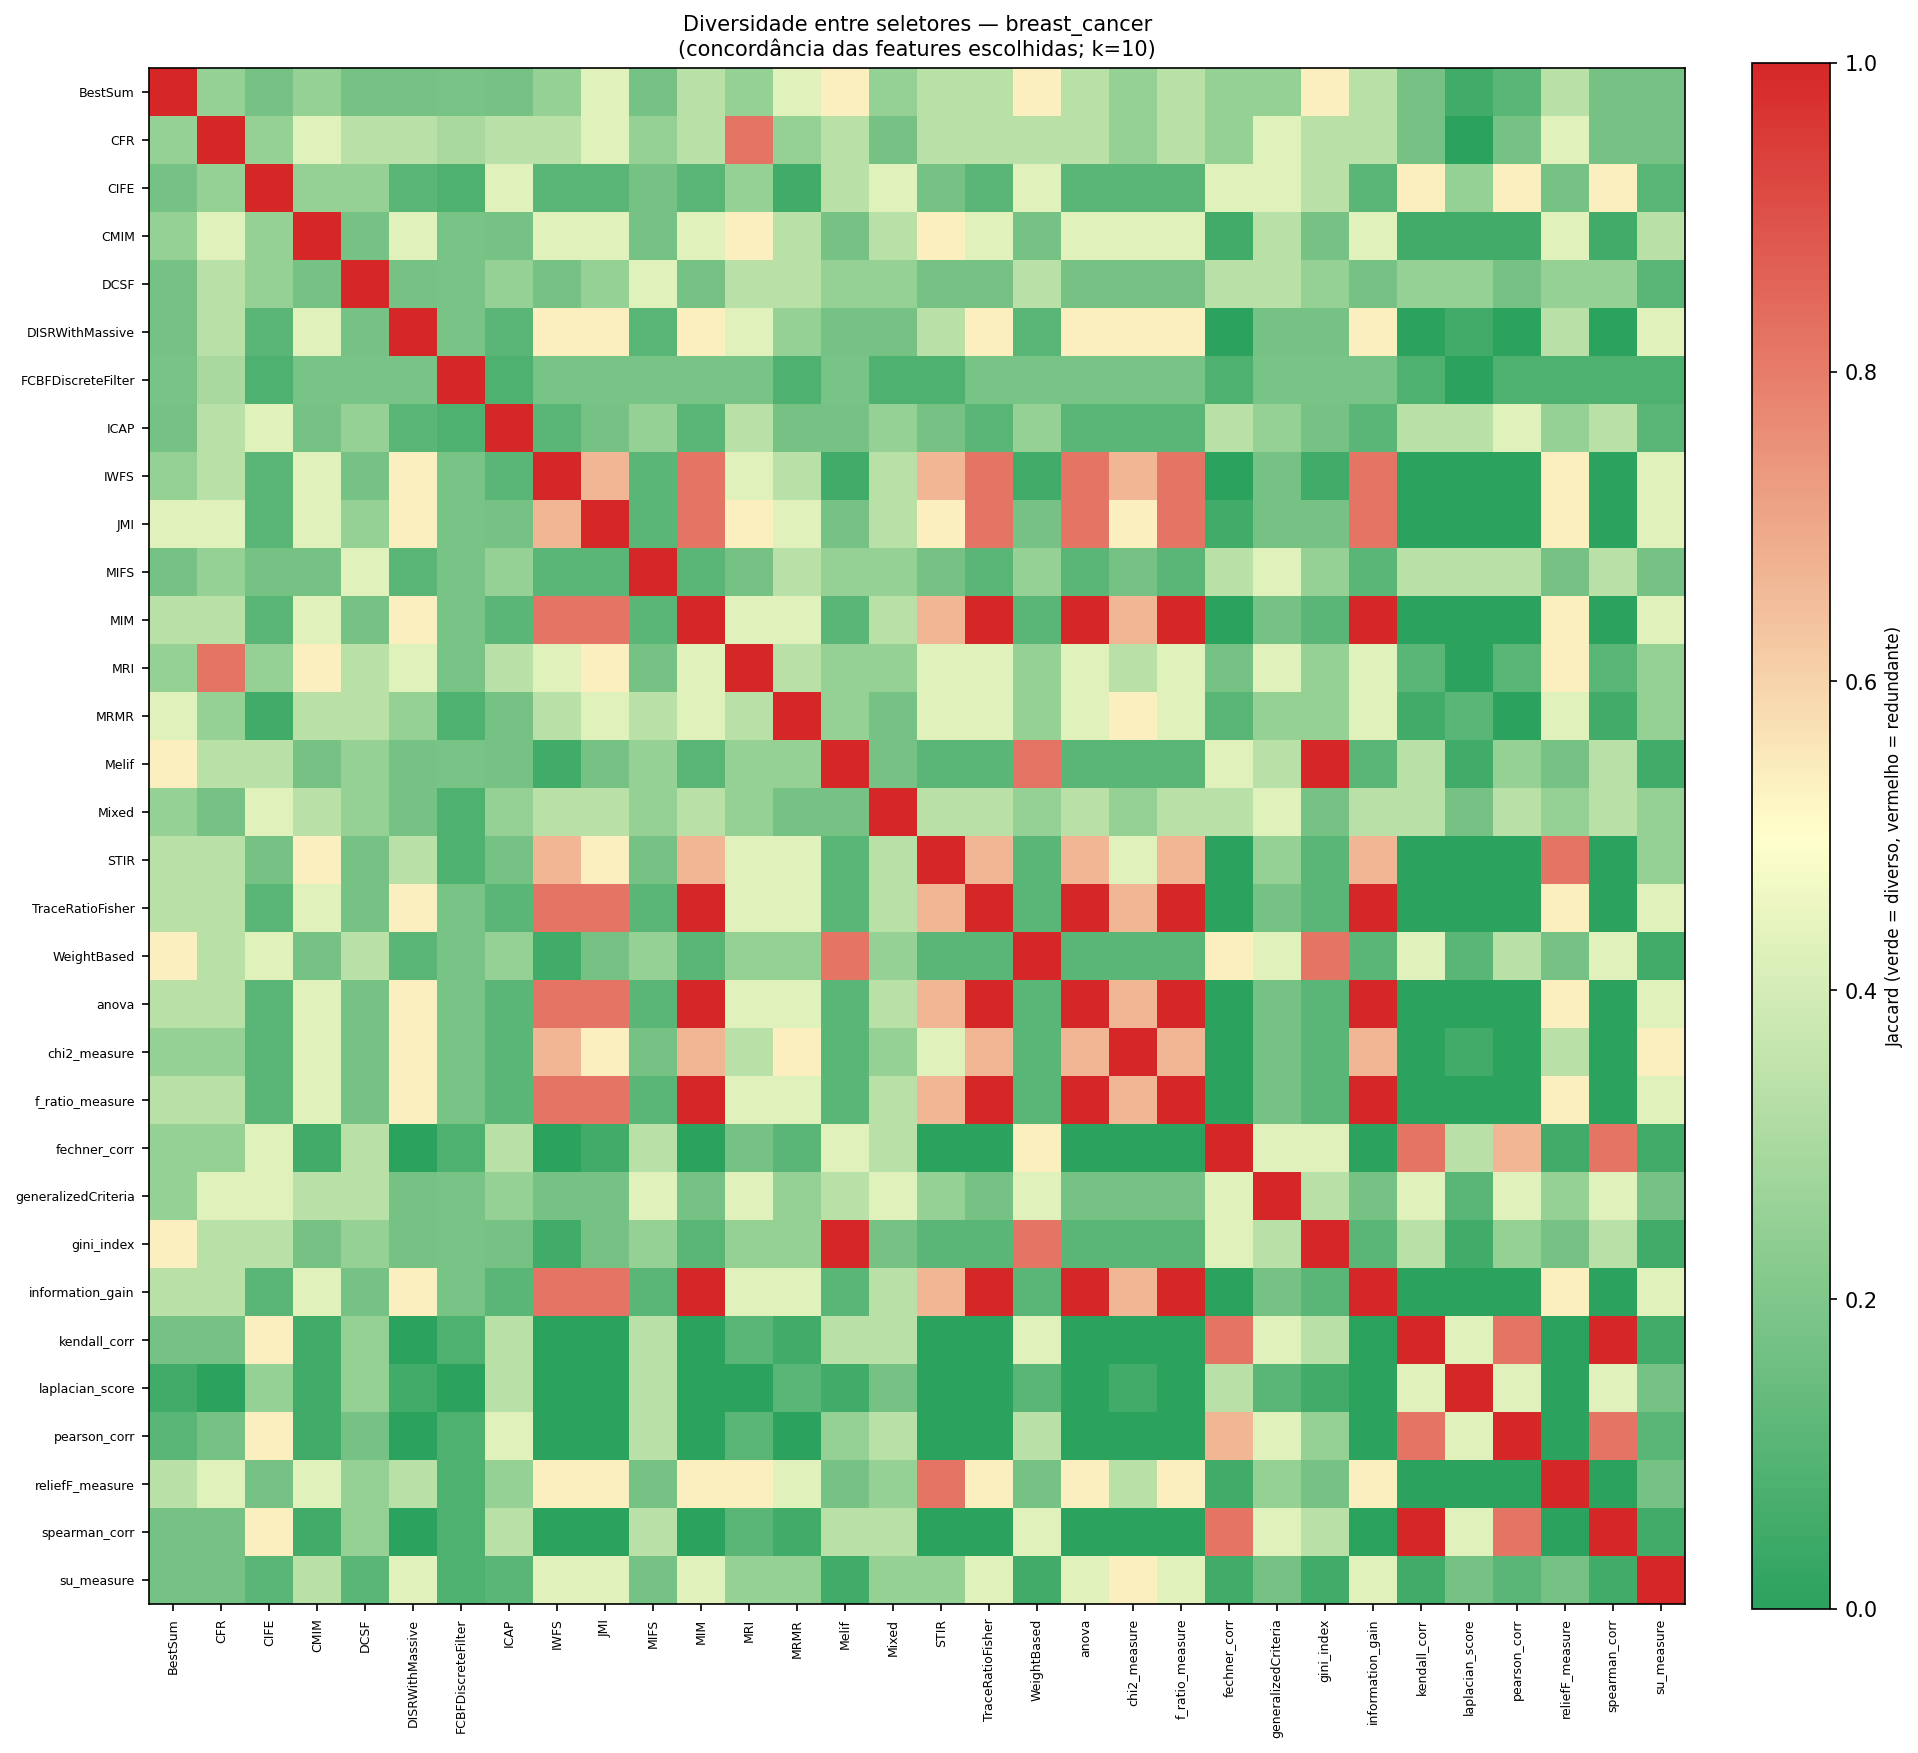

Python code for this plot:
"""Diversidade entre seletores do itmofs-lab.

Para escolher as bases de um ensemble (EFS), queremos seletores COMPLEMENTARES:
que acertem features diferentes, não os mesmos. Este script ajusta cada método
UMA vez no treino (o teste nunca entra), pega o conjunto de features escolhido, e
mede a concordância (Jaccard) entre CADA PAR de métodos.

  - Jaccard alto  -> métodos redundantes (escolhem quase as mesmas features)
  - Jaccard baixo -> métodos diversos    -> bons candidatos a formar par no ensemble

Saídas: diversidade.csv (matriz), diversidade.png (heatmap) e
        diversidade_pares.csv (pares mais diversos e mais redundantes).

Uso:
    python diversidade.py [--dataset breast_cancer] [--completo]
"""

from __future__ import annotations

import argparse
import csv
import itertools
import warnings

warnings.filterwarnings("ignore")

import numpy as np
import matplotlib
matplotlib.use("Agg")
import matplotlib.pyplot as plt  # noqa: E402
from matplotlib.colors import LinearSegmentedColormap  # noqa: E402

import itmofs_lab as fs  # noqa: E402
import benchmark as bench  # noqa: E402


def coletar(dataset, completo):
    from sklearn.model_selection import train_test_split
    X, y = bench.carregar(dataset)
    X, y = np.asarray(X, float), np.asarray(y)
    p = X.shape[1]
    kval = min(bench.K, p - 1)
    Xtr, _, ytr, _ = train_test_split(X, y, test_size=0.3, stratify=y, random_state=42)

    metodos = bench.metodos_executaveis(rapido=not completo, completo=completo)
    selecoes = {}
    for nome in metodos:
        s = fs.spec(nome)
        try:
            Xa, _, _ = bench.preprocessa(s, Xtr, Xtr)
            m = fs.get(nome, **bench.kwargs_de(nome, kval)).fit(Xa, ytr)
            selecoes[nome] = set(int(i) for i in m.selected_)
        except Exception:
            pass
    return selecoes, kval, p


def jaccard(A, B):
    u = len(A | B)
    return len(A & B) / u if u else 1.0


def main():
    ap = argparse.ArgumentParser(description="Diversidade entre seletores (EFS).")
    ap.add_argument("--dataset", default="breast_cancer")
    ap.add_argument("--completo", action="store_true")
    args = ap.parse_args()

    selecoes, kval, p = coletar(args.dataset, args.completo)
    nomes = sorted(selecoes)
    n = len(nomes)
    print(f"itmofs-lab {fs.__version__} | dataset={args.dataset} | "
          f"{n} métodos | k={kval} | p={p}")

    # matriz de Jaccard
    M = np.zeros((n, n))
    for i, j in itertools.product(range(n), range(n)):
        M[i, j] = jaccard(selecoes[nomes[i]], selecoes[nomes[j]])

    # CSV da matriz
    with open("diversidade.csv", "w", newline="", encoding="utf-8") as fh:
        w = csv.writer(fh)
        w.writerow(["metodo"] + nomes)
        for i, nome in enumerate(nomes):
            w.writerow([nome] + [f"{M[i, j]:.3f}" for j in range(n)])

    # pares mais diversos e mais redundantes
    pares = []
    for i, j in itertools.combinations(range(n), 2):
        pares.append((nomes[i], nomes[j], M[i, j]))
    pares.sort(key=lambda t: t[2])
    with open("diversidade_pares.csv", "w", newline="", encoding="utf-8") as fh:
        w = csv.writer(fh)
        w.writerow(["metodo_a", "metodo_b", "jaccard", "grupo"])
        for a, b, v in pares[:15]:
            w.writerow([a, b, f"{v:.3f}", "mais_diversos"])
        for a, b, v in pares[-15:][::-1]:
            w.writerow([a, b, f"{v:.3f}", "mais_redundantes"])

    print("\nPares MAIS DIVERSOS (bons para o ensemble):")
    for a, b, v in pares[:8]:
        print(f"  {a} + {b}   Jaccard={v:.2f}")
    print("\nPares MAIS REDUNDANTES (evitar juntos):")
    for a, b, v in pares[-6:][::-1]:
        print(f"  {a} + {b}   Jaccard={v:.2f}")

    # heatmap
    pal = LinearSegmentedColormap.from_list("jac", ["#2ca25f", "#ffffcc", "#d62728"])
    fig, ax = plt.subplots(figsize=(0.34 * n + 2, 0.34 * n + 2))
    im = ax.imshow(M, cmap=pal, vmin=0, vmax=1)
    ax.set_xticks(range(n)); ax.set_xticklabels(nomes, rotation=90, fontsize=6)
    ax.set_yticks(range(n)); ax.set_yticklabels(nomes, fontsize=6)
    cbar = fig.colorbar(im, ax=ax, fraction=0.046, pad=0.04)
    cbar.set_label("Jaccard (verde = diverso, vermelho = redundante)", fontsize=8)
    ax.set_title(f"Diversidade entre seletores — {args.dataset}\n"
                 "(concordância das features escolhidas; k=10)", fontsize=10)
    fig.tight_layout()
    fig.savefig("diversidade.png", dpi=150, bbox_inches="tight")
    plt.close(fig)
    print("\nArquivos: diversidade.csv, diversidade_pares.csv, diversidade.png")


if __name__ == "__main__":
    main()
